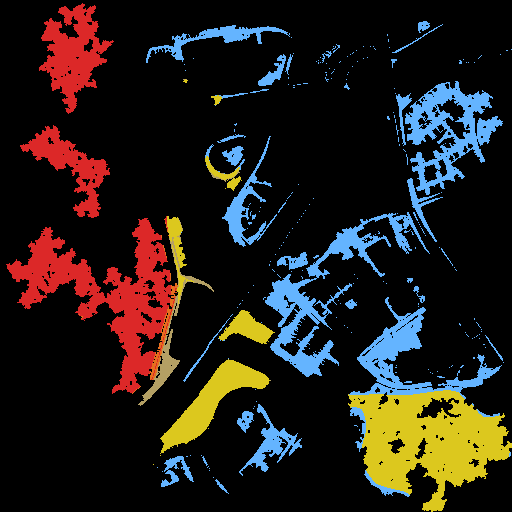
#> input picture models/cfx_sr417_corridor/analysis/data/fema_hand_risk.png, 512 x 512 px; its folder holds only this picture in this run
$ python -i view.py   (imports and definitions only)
#> lines starting #> are read from the running program, lines starting #| are printed output that depends on the picture
"""The viewer's wind product from the 3D solve: heights above the ground the viewer draws on, on
the viewer's grid, shown only inside the display disc.

The viewer draws a few horizontal slices, each a fixed height above the local terrain, on its own
2 m grid over the display disc. A buffered solve covers more than that; everything beyond the
display radius is written as NaN, so the buffer moves the boundary without being displayed.

A day of frames is composed from one unit-speed solve per heading: every steady term of the
momentum balance is homogeneous of degree two in velocity, so a field at speed s is s times the
unit field, and a heading between two solved ones is their angular blend.

`levels` samples the solve a fixed height above the bare earth: a level never follows a roof. A cell
whose structure stands taller than the level is solid there and carries no wind; every other cell
carries a finite value, trilinear over the fluid cell centres around it. Where the level lies below
its column's lowest fluid centre, that centre's value is carried down by the log law over the
column's roughness, and the cell is labelled filled.
"""

import itertools
import math
from dataclasses import dataclass
from pathlib import Path
from typing import Dict, List, Optional, Sequence, Tuple

import numpy as np

from domain import Scene, pockets, radius


@dataclass(frozen=True)
class ViewConfig:
    """The viewer's grid and slices.

    Attributes:
        heights_m: Slice heights above the terrain [m].
        cell_m: Viewer cell [m].
        half_m: Half-width of the viewer's square, centred on the scene origin [m].
        spacing_deg: Heading spacing of the unit-speed solves [deg].
        box: On a site that follows its polygon, the viewer grid's bounds (x0, y0, x1, y1) [scene m], the
            display box snapped outward to the cell (`for_box`); None is the square of `half_m`.
        display: That site's display box (x0, y0, x1, y1): cells outside it are NaN, as beyond the disc.
    """

    heights_m: Tuple[float, ...] = (2.0, 10.0, 30.0)
    cell_m: float = 2.0
    half_m: float = 120.0
    spacing_deg: float = 22.5
    box: Optional[Tuple[float, float, float, float]] = None
    display: Optional[Tuple[float, float, float, float]] = None

    # [20 lines left out: functions for_box, faces, n, not called in this run]

    @property
    def nx(self) -> int:
        return int(round((self.box[2] - self.box[0]) / self.cell_m)) if self.box else self.n

    @property
    def ny(self) -> int:
        return int(round((self.box[3] - self.box[1]) / self.cell_m)) if self.box else self.n

    # [211 lines left out: functions origin, centres, shown, half_for, viewer_ground, slices and 12 more, not called in this run]


OVER_TOP_M = 2.0
"""The clearance the ribbons fly at over each column's measured top: the flow over crowns and roofs, so the page's depth
test hides a ribbon only behind something taller than its own column (2026-10-01). Under Harvard's closed canopy
the ribbons on the lowest level over the bare earth (4 m) were almost all hidden inside the crowns."""


# [13 lines left out: function crown_top, not called in this run]


RAISED_M = 2.0
"""A column whose measured top stands this far over its bare earth is raised: a crown or a structure."""


def envelope(scene: Scene, where: Optional[np.ndarray] = None) -> Tuple[np.ndarray, Dict[str, float]]:
    """(ny, nx) height [m] over the bare earth of the surface the wind passes over: the canopy's envelope, at or above
    every measured top under it. Over a canopy the flow forms a shear layer at the crown envelope and skims gaps narrower
    than about the canopy height h_c, separating at a crown and reattaching beyond, rather than entering every gap (the
    mixing-layer analogy, Raupach, Finnigan and Brunet 1996, Boundary-Layer Meteorol. 78: 351; skimming flow where gap
    width W < h_c roughly, Oke 1988, Energy and Buildings 11: 103).

    h_c is the median top of the raised columns (RAISED_M and over), r = h_c / 2. A top more than r over its local
    canopy (the median top within h_c) is emergent, a tower or a lone crown standing over its neighbours: it is capped
    there and pierces the envelope, hiding the ribbons behind it. The capped tops are closed with a disc of radius r (a
    gap narrower than h_c is filled, a clearing wider is not), dilated by r and smoothed with a Gaussian of sigma r / 2,
    and the envelope is that or the capped top, whichever is higher: a Gaussian alone sat under the crowns' peaks and the
    crowns hid the ribbons over most of Harvard's near half (2026-10-01). The radii, the gaps' widths (twice each gap
    cell's distance to a raised column, gaps under r) and the emergent share are in the returned record. `where` ((ny,
    nx), the shown site) is what h_c and the gaps are measured over: the buffer beyond the survey is ground."""
    from scipy import ndimage
    base = scene.origin[2] + (np.zeros(scene.z0.shape) if scene.terrain is None else np.asarray(scene.terrain, float))
    top = np.maximum(crown_top(scene) - base, 0.0)
    dx = float(scene.grid.dx)
    site = np.ones(top.shape, bool) if where is None else np.asarray(where, bool)
    raised = (top >= RAISED_M) & site
    if not raised.any():
        return top, {"canopy_height_m": 0.0, "closing_radius_m": 0.0, "sigma_m": 0.0}
    hc = float(np.median(top[raised]))
    r = max(1, int(round(0.5 * hc / dx)))
    yy, xx = np.mgrid[-r:r + 1, -r:r + 1]
    disc = (xx * xx + yy * yy) <= r * r
    big = max(1, int(round(hc / dx)))
    local = ndimage.median_filter(top, size=2 * big + 1, mode="nearest")
    cap = local + r * dx
    emergent = top > cap
    capped = np.where(emergent, cap, top)
    gap = top < 0.5 * hc
    width = 2.0 * ndimage.distance_transform_edt(gap & site) * dx   # bounded by the site's edge
    w = width[gap & site]
    closed = ndimage.grey_closing(capped, footprint=disc, mode="nearest")
    sigma = max(1.0, 0.5 * r)
    smooth = ndimage.gaussian_filter(ndimage.grey_dilation(closed, footprint=disc, mode="nearest"), sigma, mode="nearest")
    env = np.maximum(smooth, capped)
    return env, {"canopy_height_m": round(hc, 2), "closing_radius_m": round(r * dx, 2), "sigma_m": round(sigma * dx, 2),
                 "dilation_radius_m": round(r * dx, 2), "emergent_above_local_m": round(r * dx, 2),
                 "emergent_share": round(float(emergent[site].mean()), 4),
                 "gap_width_p50_p90_m": [round(float(np.percentile(w, q)), 1) for q in (50, 90)] if w.size else None,
                 "gap_share": round(float(gap[site].mean()), 4)}


# [24 lines left out: functions over_top, under, not called in this run]


def surface(scene: Scene, cfg: ViewConfig) -> np.ndarray:
    """(n, n) scene-frame elevation [m] of the walkable top under each viewer cell, rows running north."""
    return under(scene, cfg, walkable(scene))


def roofs(scene: Scene, cfg: ViewConfig) -> np.ndarray:
    """(n, n) True under each viewer cell standing on a building."""
    return under(scene, cfg, np.zeros(scene.z0.shape, bool) if scene.roof is None else scene.roof)


# [31 lines left out: functions resolution, beside_wall, not called in this run]

>>> import cv2
>>> picture = cv2.imread('../cfx_sr417_corridor/analysis/data/fema_hand_risk.png', cv2.IMREAD_GRAYSCALE)
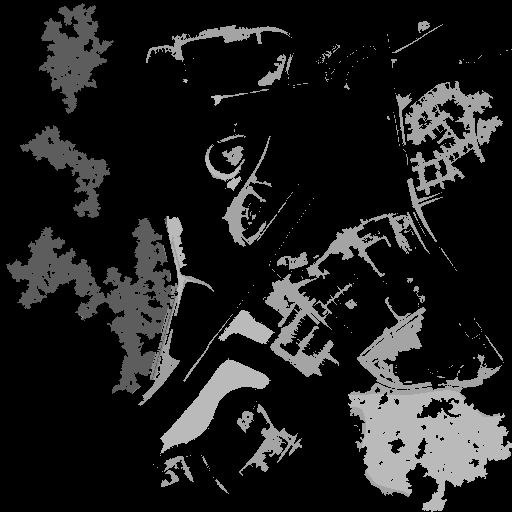
#> picture: shape (512, 512); min 0, max 186, mean 30.4
#> (the run stopped early here; a loop or call above may not have finished)

$ run again, on models/cfx_sr417_corridor/analysis/data/fema_sim_extent_overlay.png
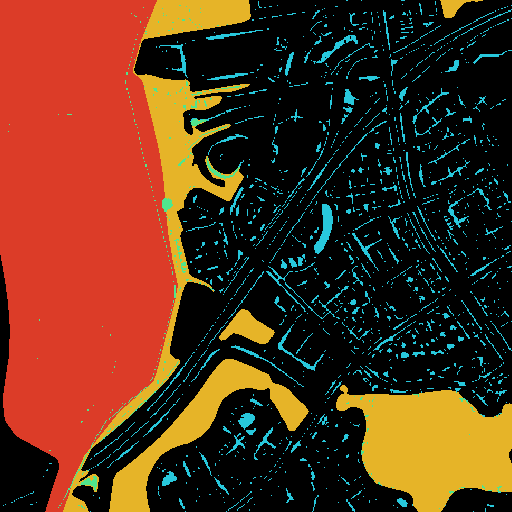
#> input picture models/cfx_sr417_corridor/analysis/data/fema_sim_extent_overlay.png, 512 x 512 px
#> `picture = cv2.imread('../cfx_sr417_corridor/analysis/data/fema_hand_ri..`:
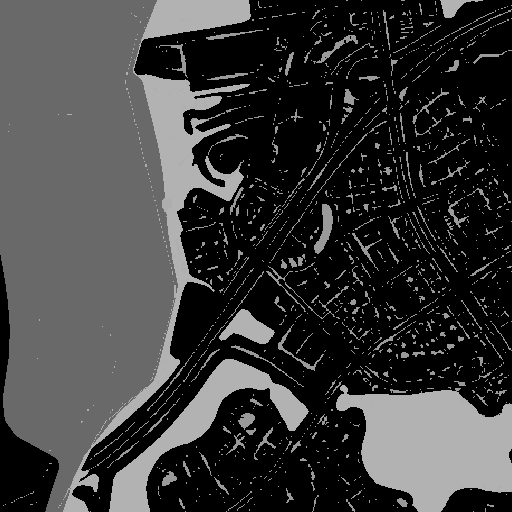
#> picture: shape (512, 512); min 0, max 178, mean 59
